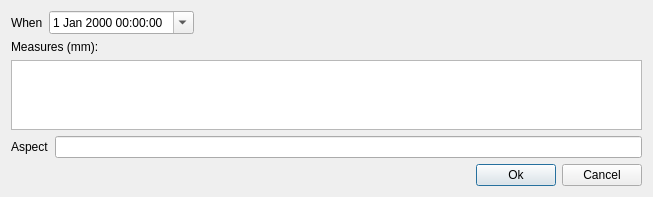
<?xml version="1.0" encoding="UTF-8"?>
<ui version="4.0">
 <class>DialogNewMeasure</class>
 <widget class="QDialog" name="DialogNewMeasure">
  <property name="geometry">
   <rect>
    <x>0</x>
    <y>0</y>
    <width>653</width>
    <height>182</height>
   </rect>
  </property>
  <property name="windowTitle">
   <string>New Measure</string>
  </property>
  <layout class="QVBoxLayout" name="verticalLayout">
   <item>
    <layout class="QHBoxLayout" name="horizontalLayout_3">
     <item>
      <widget class="QLabel" name="label_2">
       <property name="text">
        <string>When</string>
       </property>
      </widget>
     </item>
     <item>
      <widget class="QDateTimeEdit" name="dteWhen">
       <property name="calendarPopup">
        <bool>true</bool>
       </property>
      </widget>
     </item>
     <item>
      <spacer name="horizontalSpacer_2">
       <property name="orientation">
        <enum>Qt::Horizontal</enum>
       </property>
       <property name="sizeHint" stdset="0">
        <size>
         <width>40</width>
         <height>20</height>
        </size>
       </property>
      </spacer>
     </item>
    </layout>
   </item>
   <item>
    <widget class="QLabel" name="label_3">
     <property name="text">
      <string>Measures (mm):</string>
     </property>
    </widget>
   </item>
   <item>
    <widget class="QTableWidget" name="twZones">
     <property name="rowCount">
      <number>1</number>
     </property>
     <property name="columnCount">
      <number>MaxZones</number>
     </property>
     <attribute name="horizontalHeaderVisible">
      <bool>false</bool>
     </attribute>
     <attribute name="horizontalHeaderCascadingSectionResizes">
      <bool>false</bool>
     </attribute>
     <attribute name="horizontalHeaderDefaultSectionSize">
      <number>60</number>
     </attribute>
     <attribute name="horizontalHeaderMinimumSectionSize">
      <number>30</number>
     </attribute>
     <attribute name="horizontalHeaderStretchLastSection">
      <bool>false</bool>
     </attribute>
     <attribute name="verticalHeaderVisible">
      <bool>false</bool>
     </attribute>
     <attribute name="verticalHeaderMinimumSectionSize">
      <number>MaxZones</number>
     </attribute>
     <row/>
     <column/>
     <column/>
     <column/>
     <column/>
     <column/>
     <column/>
     <column/>
     <column/>
     <column/>
     <column/>
    </widget>
   </item>
   <item>
    <layout class="QHBoxLayout" name="horizontalLayout">
     <item>
      <widget class="QLabel" name="label">
       <property name="text">
        <string>Aspect</string>
       </property>
      </widget>
     </item>
     <item>
      <widget class="QLineEdit" name="leAspect"/>
     </item>
    </layout>
   </item>
   <item>
    <layout class="QHBoxLayout" name="horizontalLayout_2">
     <item>
      <spacer name="horizontalSpacer">
       <property name="orientation">
        <enum>Qt::Horizontal</enum>
       </property>
       <property name="sizeHint" stdset="0">
        <size>
         <width>40</width>
         <height>20</height>
        </size>
       </property>
      </spacer>
     </item>
     <item>
      <widget class="QPushButton" name="pushButton_2">
       <property name="text">
        <string>Ok</string>
       </property>
      </widget>
     </item>
     <item>
      <widget class="QPushButton" name="pushButton">
       <property name="text">
        <string>Cancel</string>
       </property>
      </widget>
     </item>
    </layout>
   </item>
   <item>
    <spacer name="verticalSpacer">
     <property name="orientation">
      <enum>Qt::Vertical</enum>
     </property>
     <property name="sizeHint" stdset="0">
      <size>
       <width>20</width>
       <height>40</height>
      </size>
     </property>
    </spacer>
   </item>
  </layout>
 </widget>
 <tabstops>
  <tabstop>twZones</tabstop>
  <tabstop>leAspect</tabstop>
  <tabstop>pushButton_2</tabstop>
  <tabstop>pushButton</tabstop>
  <tabstop>dteWhen</tabstop>
 </tabstops>
 <resources/>
 <connections/>
</ui>
